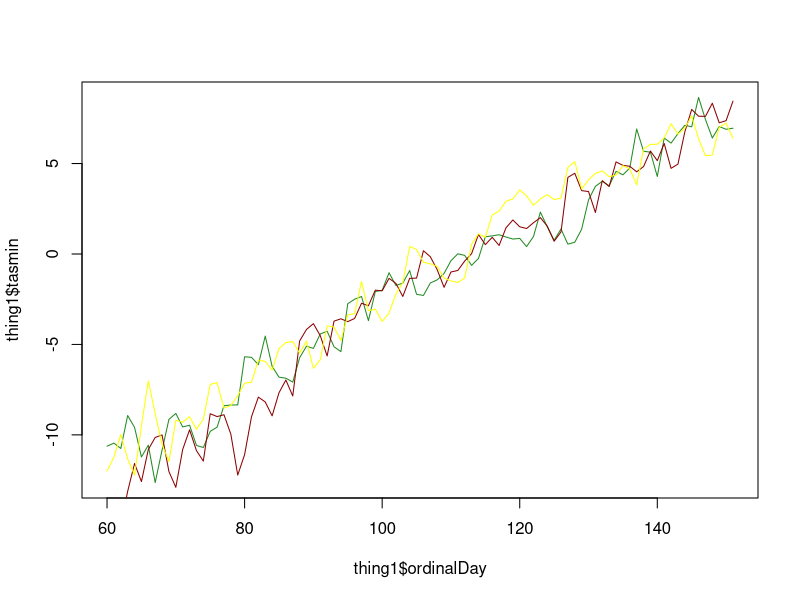

Write the R code that produced this figure.
## ---- chunk 1
# libraries
library(tidyverse)
library(ncdf4)
library(lubridate)
## ---- chunk 2

# This code chunk contains the parsing function (and associated helpers) required to convert .nc files into R-compatable dataframes. Notes:
  # <ncFile> must only have ONE spatial grid point
  # <varname> must be a string
  # <scenario> must be an integer

convert_nc_to_df <- function(ncConnection, scenarioName, varName) {
  # extract nc data, then close connection
  time     <- ncvar_get(ncConnection, "time")
  currVar  <- ncvar_get(ncConnection, varName)
  lat      <- ncvar_get(ncConnection, "lat")
  lon      <- ncvar_get(ncConnection, "lon")
  if (length(c(lat, lon)) != 2) {
    error("Somehow, more than one grid point was accessed.")
  }
  nc_close(ncConnection)
  dates <- as.Date(time, origin = "1850-01-01")
  # put into dataframe, then return
  df <- data.frame(
    date = dates,
    year = year(dates),
    month = month(dates, label = TRUE),
    day = day(dates),
    ordinalDay = yday(dates),
    varName = varName,
    varValue = currVar,
    scenario = scenarioName
    )
  message(paste("Successfully parsed a NetCDF connection"))
  return(df)
}
## ---- chunk 3
# This function loads all of the NC files in a folder, and places them in a list object in R. Notes:
  # requires that all files have the same scenario AND variable

load_all_nc_files <- function(folder_path) {
  # get list of all nc files (full system paths)
  file_list <- list.files(path = folder_path, 
                          pattern = "\\.nc$", 
                          full.names = TRUE)
  # open them all, and name them based on their filenames
  nc_objects <- lapply(file_list, nc_open)
  names(nc_objects) <- basename(file_list)
  # return
  message(paste("Successfully loaded", length(nc_objects), "NetCDF connections."))
  return(nc_objects)
}
## ---- chunk 4

# setup
generic_filepath <- "/Users/benedictcummins-mburu/Library/CloudStorage/OneDrive-UniversityofToronto/Desktop/UofT/EEB398/Salamander Model/Official Code & Datasets/NC_"
scenario_list <- c("SSP585", "SSP245", "SSP126")
var_list <- c("tas", "tasmin", "pr")
ECCclimateData <- data.frame(
    date = c(), # date object, represented as a string of the form: YYYY-MM-DD
    year =  integer(),
    month = character(),
    day = integer(),
    ordinalDay = numeric(),
    varName = character(),
    varValue = numeric(),
    scenario = character()
    )
# populate df with NC data from all files 
for (scenario in scenario_list) {
  for (var in var_list) {
    curr_path <- paste0(generic_filepath, var, scenario)
    curr_allNC <- load_all_nc_files(curr_path)
    currDataList <- lapply(curr_allNC , convert_nc_to_df,
                           scenarioName = scenario, varName = var)
    for (df in currDataList) {
      ECCclimateData <- rbind(ECCclimateData, df)
    }
  }
}
## ---- chunk 5
# pivot wider to condense rows
savedData <- pivot_wider(ECCclimateData, names_from = varName, values_from = varValue)
# uncomment to write to CSV
# write.csv(savedData, "EC_ClimateProjections.csv", row.names = FALSE)
## ---- chunk 6

savedData <- read.csv("EC_ClimateProjections.csv")
yearCheck <- 2021

month_order <- c("Mar", "Apr", "May")

# 2. Convert and Arrange
savedData <- savedData %>%
  mutate(month = factor(month, levels = month_order)) %>%
  arrange(year, month)

thing1 <- savedData %>% filter(year == yearCheck) %>% filter(scenario == "SSP126")
thing2 <- savedData %>% filter(year == yearCheck) %>% filter(scenario == "SSP585")
thing3 <- savedData %>% filter(year == yearCheck) %>% filter(scenario == "SSP245")
plot(x = thing1$ordinalDay, y = thing1$tasmin, col = "forestgreen", type = "l")
lines(x = thing2$ordinalDay, y = thing2$tasmin, col = "darkred")
lines(x = thing3$ordinalDay, y = thing3$tasmin, col = "yellow")
